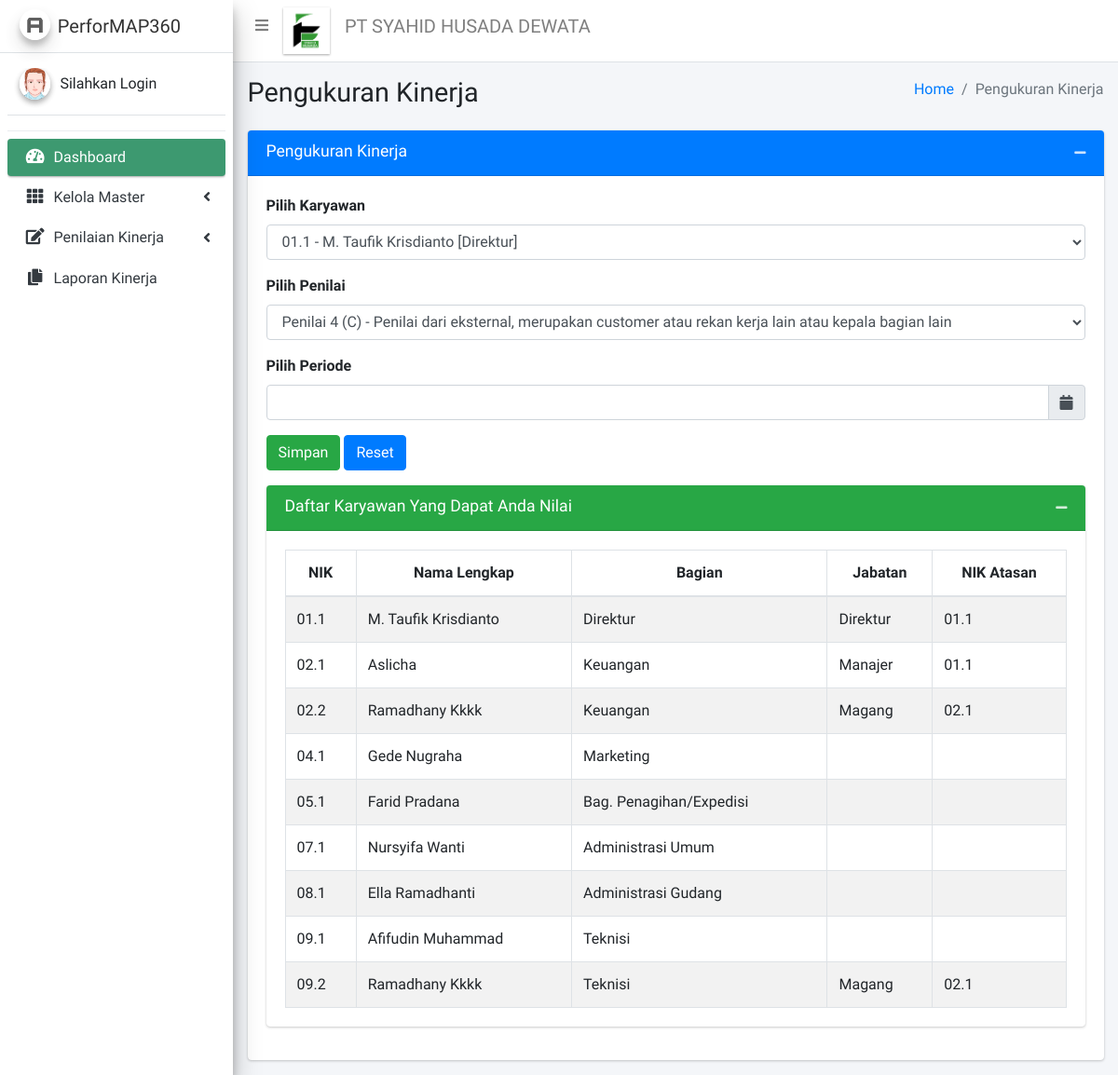
/pages/transaksi/t_pengukuran.php, run on the app's committed database.
### tables this page shows
CREATE TABLE `master_karyawan` (
  `NIK` varchar(11) NOT NULL,
  `Nama_Lengkap` varchar(100) NOT NULL,
  `Password` varchar(8) NOT NULL,
  `Alamat` varchar(100) NOT NULL,
  `Telp` varchar(25) NOT NULL,
  `Jenis_Kelamin` varchar(12) NOT NULL,
  `Tgl_Lahir` date NOT NULL,
  `Bagian` varchar(50) NOT NULL,
  `Jabatan` varchar(50) NOT NULL,
  `NIKatasan` varchar(11) NOT NULL,
  `foto` varchar(100) NOT NULL
);

### pages/transaksi/t_pengukuran.php (the view, shortened to what the rows shown need)
<!DOCTYPE html>
<?php
INCLUDE '../config.php';
$nik='A';
?>
<html>
<head>
  <?php require_once '../load.php';?>
</head>
<body class="hold-transition sidebar-mini">
<div class="wrapper">
  <div class="content-wrapper">
    <section class="content-header">
      <div class="container-fluid">
        <div class="row mb-2">
          <div class="col-sm-6">
            <h1>Pengukuran Kinerja</h1>
          </div>
        </div>
      </div>
    </section>
    <section class="content">
      <div class="container-fluid">
        <div class="row">
          <div class="col-md-12">
            <div class="card card-primary">
              <div class="card-body">
                            <div class="row">
                                <div class="col-lg-12">
								<?php
if(isset($_POST['mulai'])){
$sqla = "select sum(bobot) as bobot from master_bobot where bobot !='0'";
$result= mysqli_query($conn, $sqla);
$rowa = mysqli_fetch_assoc($result);
if ($rowa['bobot'] != 100){
		echo "<script>alert(\"Bobot Penilaian Tidak Sesuai, Silahkan Cek Di Master Bobot!\")</script>";
		echo '<script>window.location.href = "t_pengukuran.php";</script>';
} else {
$sqlb = "select sum(botkri) as bobot from master_kriteria where status = 1";
$result= mysqli_query($conn, $sqlb);
$rowb = mysqli_fetch_assoc($result);
if ($rowb['bobot'] != 100){
		echo "<script>alert(\"Bobot Kriteria Tidak Sesuai, Silahkan Cek Di Master Kriteria!\")</script>";
		echo '<script>window.location.href = "t_pengukuran.php";</script>';
} else {
if (isset($_SESSION['nik'])){
	$nikpenilai = $_SESSION['nik'];
} else {
	$nikpenilai = "Customer";
}
$nikpenilai;
$penilai = $_SESSION["penilai"] = $_POST['penilai'];
$karyawan = $_SESSION["karyawan"] = $_POST['karyawan'];
$periode = $_SESSION["periode"] = $_POST['periode'];
$sqlkar = "select * from master_karyawan where nik='$karyawan'";
	$resultkar= mysqli_query($conn, $sqlkar);
	if (mysqli_num_rows($resultkar) > 0) {
		while($row = mysqli_fetch_assoc($resultkar)) {
		$b1 = $row['Nama_Lengkap'];
		$c1 = $row['Bagian'];
		$d1 = $row['Jabatan'];
		}
	}
	if (isset($_SESSION['username'])){
		$a1 = $_SESSION['username'];
		$sqlNIK = "select * from master_karyawan where nama_lengkap='$a1'";
		$resultnik= mysqli_query($conn, $sqlNIK);
		if (mysqli_num_rows($resultnik) > 0) {
			while($row = mysqli_fetch_assoc($resultnik)) {
			$e1 = $row['NIK']." - ";
			$f1 = $row['Nama_Lengkap'];
			}
		}
	} else {
			$e1 = 'Customer';
			$f1 = '';
	}
	$sqlNIK = "select * from master_penilai where kdpenilai='$penilai'";
	$resultnik= mysqli_query($conn, $sqlNIK);
	if (mysqli_num_rows($resultnik) > 0) {
		while($row = mysqli_fetch_assoc($resultnik)) {
		$g1 = $row['rolepenilai'];
		$h1 = $row['ketrole'];
		}
	}
	$sqlb = "select count(kdnilai) as cek from transaksi_penilaian where
	nik='$karyawan' and periode='$periode' and kdpenilai='$penilai' and status='' or
	nik='$karyawan' and periode='$periode' and kdpenilai='$penilai' and status='1'";
	$result= mysqli_query($conn, $sqlb);
	$rowb = mysqli_fetch_assoc($result);
	if($rowb['cek'] != '0'){
		echo "<script>alert(\"Data penilaian periode dengan peran penilai yang dipilih sudah diapprove atau sedang menunggu approval! Jika ingin melakukan perubahan, silahkan ubah status penilaian sebelumnya!\")</script>";
		echo '<script>window.location.href = "t_pengukuran.php";</script>';
	} else{
		$sqlb = "select count(kdnilai) as cek from transaksi_penilaian where
		nik='$karyawan' and periode='$periode' and nikpenilai ='$nikpenilai' and status='' or
		nik='$karyawan' and periode='$periode' and nikpenilai ='$nikpenilai' and status='1'";
		$result= mysqli_query($conn, $sqlb);
		$rowb = mysqli_fetch_assoc($result);
		if($rowb['cek'] != '0'){
			echo "<script>alert(\"Data penilaian periode ini sudah anda input!\")</script>";
			echo '<script>window.location.href = "t_pengukuran.php";</script>';
		} else{
?>
                              <table width="100%">
										<tr><td colspan='6' style="text-align:center"><h2>
										<img width="60px" height="60px" src="../../dist/img/newtown.png"
										alt="AdminLTE Logo"
										class="brand-image img-square">PT SYAHID HUSADA DEWATA
										</td></tr>
										<tr><td colspan='6' style="text-align:center"><h5>Form Pengukuran Kinerja Karyawan</td></tr>
										<tr><td colspan='6' style="text-align:center"><h3></td></tr>
										<tr><td width='20%'><b>Karyawan</td><td>:</td><td><?php echo $karyawan." - ".$b1; ?></td><td width='20%'><b>Penilai</td><td>:</td><td><?php echo $e1.$f1; ?></td></tr>
										<tr><td><b>Bagian</td><td>:</td><td><?php echo $c1; ?></td><td><b>Role</td><td>:</td><td> <?php echo $g1; ?></td></tr>
										<tr><td><b>Jabatan</td><td>:</td><td><?php echo $d1; ?></td><td><b>Periode Penilaian</td><td>:</td><td><?php echo tgl_indo($periode); ?></td></tr>
							  </table><br>
							<table width="100%" class="table table-striped table-bordered table-hover" id="bagianlistx">
                                <thead>
                                    <tr>
                                        <th style="text-align:center; vertical-align: middle" width='80%' rowspan='2'>Pertanyaan</th>
                                        <th style="text-align:center" colspan='6'>Nilai</th>
										</tr>
								<?php
								$query = "select rating, ketrating from master_rating";
								$tampil = mysqli_query($conn, $query);
								$muncul = "var detail1 = new Array();\n";
								while($data1 = mysqli_fetch_array($tampil))
								{
								echo "<td>".$data1['ketrating']."</td>";
								}
								echo"</thead><tbody>";
								$sql1 = "SELECT * from master_kriteria WHERE kdkri in (SELECT kdkri from master_bobot WHERE kdpenilai='$penilai' and bobot!='0') and status='1' order by kdkri asc";
								$result1 = mysqli_query($conn, $sql1);
								if (mysqli_num_rows($result1) > 0) {
								while($rowa = mysqli_fetch_assoc($result1)) {
								$kodeKriteria = $rowa["kdkri"];
								$namaKriteria = $rowa["namkri"];
								echo "<tr>";
								echo "<td colspan='6'>";
								echo "<b>Kriteria ".$kodeKriteria." - [".$namaKriteria."]";
								echo "</td>";
								echo "</tr>";
									$sql2 = "SELECT kdkri, kdsub ,ketsub FROM `master_subkriteria` WHERE kdkri in (SELECT kdkri from master_bobot WHERE kdpenilai='$penilai' and bobot!='0') and status='1' and kdkri='$kodeKriteria' order by kdkri asc";
									$result2 = mysqli_query($conn, $sql2);
									if (mysqli_num_rows($result2) > 0) {
										while($row = mysqli_fetch_assoc($result2)) {
											$x = $row["kdsub"];
											echo "<tr><form action=\"\" method=\"POST\">";
											echo "<td><input type=\"hidden\" class=\"form-control\" name=\"datkriteria\" value=\"";
											echo $_SESSION["data"][$x]["kdkri"]=$row["kdkri"]; echo "\">";
											echo "<input type=\"hidden\" class=\"form-control\" name=\"datkdsub\" value=\"";
											echo $_SESSION["data"][$x]["kdsub"]=$row["kdsub"];echo "\">";
											echo "<input type=\"hidden\" class=\"form-control\" name=\"datketsub\" value=\"";
											echo $row["ketsub"];echo "\">";echo $row["ketsub"];
											echo "</td>";
												$query = "select rating, ketrating from master_rating";
												$tampil = mysqli_query($conn, $query);
												$muncul = "var detail1 = new Array();\n";
												while($data1 = mysqli_fetch_array($tampil))
												{
												echo "<fieldset id=\"gruprating\">";
												echo "<td align=\"center\"><input type=\"radio\" name=\"rating[$x]\" value='".$data1['rating']."' required> ".$data1['rating']."</td>";
												echo "</fieldset>";
												}
											echo "</tr>";
										}
									}
									}
									}
								echo "</tbody></table>";
								mysqli_close($conn);
								echo "<button type=\"submit\" name=\"simpan\" class=\"btn btn-success no-print\">Simpan</button></form>";
	}
	}
}
}
}
else{
		if (isset($_SESSION['nik'])){
			$nik = $_SESSION['nik'];
		} else {
			$nik = $_SESSION['nik'] = "Customer";
		}
		$sqla = "select bagian from master_karyawan where NIK='$nik'";
		$result= mysqli_query($conn, $sqla);
		$row = mysqli_fetch_assoc($result);
		$bagian = $_SESSION['bagian'] = $row['bagian'];
		$sqlb = "select nikatasan from master_karyawan where NIK='$nik'";
		$result= mysqli_query($conn, $sqlb);
		$rowa = mysqli_fetch_assoc($result);
		$nikatasan = $_SESSION['atasan'] = $rowa['nikatasan'];
?>
								<div class="card card-success">
							  <div class="card-body">
								<table width="100%" class="table table-bordered table-striped" id="karyawanlist">
                                <thead>
                                    <tr>
                                        <th style="text-align:center; vertical-align: middle" rowspan='2'>NIK</th>
                                        <th style="text-align:center; vertical-align: middle" rowspan='2'>Nama Lengkap</th>
										<th style="text-align:center; vertical-align: middle" rowspan='2'>Bagian</th>
										<th  style="text-align:center; vertical-align: middle" rowspan='2'>Jabatan</th>
										<th  style="text-align:center; vertical-align: middle" rowspan='2'>NIK Atasan</th>
										</tr>
                                </thead>
								<tbody>
                                    <?php
									$sqla = "select COUNT(nik) as cek from master_karyawan where NIK='$nik'";
											$result= mysqli_query($conn, $sqla);
											$row = mysqli_fetch_assoc($result);
											if ($row['cek'] != '0'){
												$sqla = "select COUNT(nik) as cek from master_karyawan where Jabatan REGEXP 'manajer|direktur' and nik='$nik'";
												$result= mysqli_query($conn, $sqla);
												$row = mysqli_fetch_assoc($result);
												if ($row['cek'] != '0'){
													$sql1 = "select * from master_karyawan where nik not like '$nik'";
												} else {
													$sql1 = "select * from master_karyawan where bagian='$bagian' and nik not like '$nik' or nikatasan='$nikatasan' and nik not like '$nik' or Jabatan REGEXP 'manajer|direktur|kepala' and nik not like '$nik' and nik='$nikatasan'";
												}
											} else {
													$sql1 = "select * from master_karyawan where nik not like '$nik'";
											}
									$result1 = mysqli_query($conn, $sql1);
									if (mysqli_num_rows($result1) > 0) {
										while($row = mysqli_fetch_assoc($result1)) {
											echo "<tr><form action=\"\" method=\"POST\"> <td> <input type=\"hidden\" class=\"form-control\" name=\"nik\" value=\"";
											echo $row["NIK"]; echo "\">"; echo $row["NIK"];
											echo "</td>";
											echo "<td> <input type=\"hidden\" class=\"form-control\" name=\"Nama_Lengkap\" value=\"";
											echo $row["Nama_Lengkap"]; echo "\">"; echo $row["Nama_Lengkap"];
											echo "</td>";
											echo "<td> <input type=\"hidden\" class=\"form-control\" name=\"Bagian\" value=\"";
											echo $row["Bagian"]; echo "\">"; echo $row["Bagian"];
											echo "</td>";
											echo "<td> <input type=\"hidden\" class=\"form-control\" name=\"Jabatan\" value=\"";
											echo $row["Jabatan"]; echo "\">"; echo $row["Jabatan"];
											echo "</td>";
											echo "<td> <input type=\"hidden\" class=\"form-control\" name=\"nikatasan\" value=\"";
											echo $row["NIKatasan"]; echo "\">"; echo $row["NIKatasan"];
											echo "</td>";
											echo "</form></tr>";
										}
									} else {
										echo "0 results";
									}
									echo "</tbody></table>";
}
									?>
                                </div>
                                </div>
                            </div>
                        </div>
          </div>
        </div>
      </div>
    </section>
  </div>
</div>
</body>
</html>

### data on the page
master_karyawan: NIK "01.1", Nama_Lengkap "M. Taufik Krisdianto", Bagian "Direktur", Jabatan "Direktur", NIKatasan "01.1"
master_karyawan: NIK "02.1", Nama_Lengkap "Aslicha", Bagian "Keuangan", Jabatan "Manajer", NIKatasan "01.1"
master_karyawan: NIK "02.2", Nama_Lengkap "Ramadhany Kkkk", Bagian "Keuangan", Jabatan "Magang", NIKatasan "02.1"
master_karyawan: NIK "04.1", Nama_Lengkap "Gede Nugraha", Bagian "Marketing"
master_karyawan: NIK "05.1", Nama_Lengkap "Farid Pradana", Bagian "Bag. Penagihan/Expedisi"
master_karyawan: NIK "07.1", Nama_Lengkap "Nursyifa Wanti", Bagian "Administrasi Umum"
master_karyawan: NIK "08.1", Nama_Lengkap "Ella Ramadhanti", Bagian "Administrasi Gudang"
master_karyawan: NIK "09.1", Nama_Lengkap "Afifudin Muhammad", Bagian "Teknisi"
master_karyawan: NIK "09.2", Nama_Lengkap "Ramadhany Kkkk", Bagian "Teknisi", Jabatan "Magang", NIKatasan "02.1"

### other printed values
form field karyawan "01.1 - M. Taufik Krisdianto [Direktur]"
form field penilai "Penilai 4 (C) - Penilai dari eksternal, merupakan customer atau rekan kerja lain atau kepala bagian lain"
